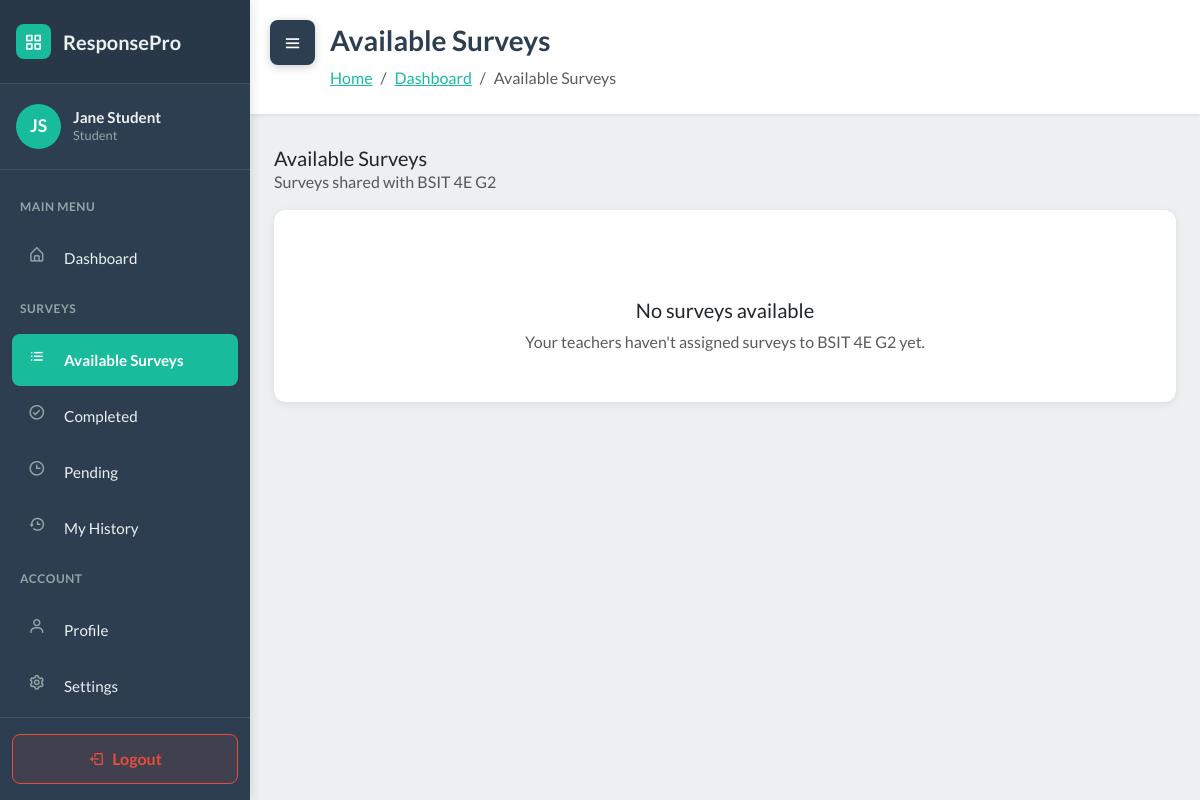
The app's page /student/surveys/ (signed in), older data.
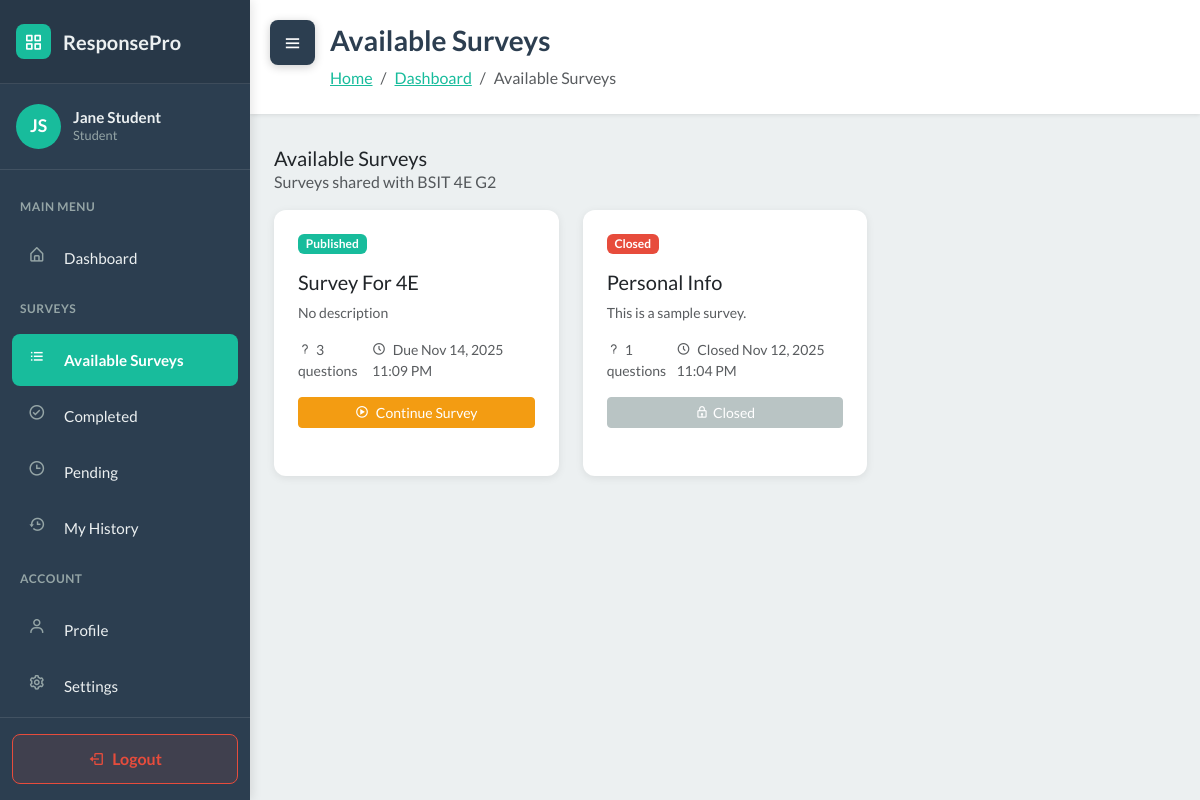
The same page, newer data.
### WebSurvey/models.py (models this page shows, shortened)
class Section(models.Model):
    name = models.CharField(max_length=150)
    teacher = models.ForeignKey('User', on_delete=models.CASCADE, related_name='sections')

class Survey(models.Model):
    STATUS_CHOICES = [
        ('draft', 'Draft'),
        ('published', 'Published'),
        ('closed', 'Closed'),
    ]
    title = models.CharField(max_length=255)
    description = models.TextField(blank=True)
    teacher = models.ForeignKey(User, on_delete=models.CASCADE, related_name='surveys')
    sections = models.ManyToManyField(Section, blank=True, related_name='surveys')
    status = models.CharField(max_length=20, choices=STATUS_CHOICES, default='draft')
    total_points = models.IntegerField(default=0)
    time_limit = models.IntegerField(null=True, blank=True, help_text="Time limit in minutes")
    due_date = models.DateTimeField(null=True, blank=True)
    created_at = models.DateTimeField(auto_now_add=True)
    updated_at = models.DateTimeField(auto_now=True)
    class Meta:
        ordering = ['-created_at']

### WebSurvey/views.py (the view)
# urls.py: path('student/surveys/', views.student_available_surveys, name='student_available_surveys'),
@login_required
def student_available_surveys(request):
    if request.user.role != 'student':
        messages.error(request, 'Only students can access this page.')
        return redirect('dashboard')
    context = {'user': request.user}
    context.update(_get_student_survey_data(request.user))
    return render(request, 'student_available_surveys.html', context)

### WebSurvey/services.py (called while the page is built)
def auto_close_due_surveys():
    now = timezone.now()
    overdue_ids = []
    for survey in Survey.objects.filter(status='published', due_date__isnull=False):
        due = survey.due_date
        if due is None:
            continue
        if timezone.is_naive(due):
            due = timezone.make_aware(due, timezone.get_current_timezone())
        if due <= now:
            overdue_ids.append(survey.id)
    if overdue_ids:
        Survey.objects.filter(id__in=overdue_ids).update(status='closed')
    return now

### WebSurvey/templates/student_available_surveys.html (shortened to what the changed rows need)
<!DOCTYPE html>
{% load static %}
<html data-bs-theme="light" lang="en">
<head>
    <link rel="stylesheet" href="https://cdn.jsdelivr.net/npm/bootswatch@5.3.6/dist/flatly/bootstrap.min.css">
    <link rel="stylesheet" href="https://cdn.jsdelivr.net/npm/boxicons@latest/css/boxicons.min.css">
    <link rel="stylesheet" href="https://cdnjs.cloudflare.com/ajax/libs/font-awesome/4.7.0/css/font-awesome.min.css">
    <link rel="stylesheet" href="{% static 'css/dashboard-sidebar.css' %}">
    <link rel="stylesheet" href="{% static 'css/bss-overrides.css' %}">
</head>
<body>
    <main class="dashboard-content" id="mainContent">
        <div class="content-header">
            <h1>Available Surveys</h1>
        </div>
        <div class="container-fluid px-4 pb-5">
            {% if not student_section %}
            <div class="row">
                <div class="col-12">
                    <div class="dashboard-card text-center py-5">
                        <i class="bx bx-user-x" style="font-size: 4rem; opacity: 0.3;"></i>
                        <h5 class="mt-3 mb-2">No Section Assigned</h5>
                        <p class="text-muted mb-0">Please contact your teacher so you can be added to a section and start answering surveys.</p>
                    </div>
                </div>
            </div>
            {% else %}
            <div class="row">
                <div class="col-12">
                    <div class="d-flex justify-content-between align-items-center mb-3">
                        <div>
                            <h5 class="mb-0">Available Surveys</h5>
                            <p class="text-muted mb-0">Surveys shared with {{ student_section.name }}</p>
                        </div>
                    </div>
                </div>
            </div>
            <div class="row">
                {% for survey in available_surveys %}
                <div class="col-md-6 col-lg-4 mb-4">
                    <div class="dashboard-card h-100">
                        <div class="d-flex justify-content-between align-items-start mb-3">
                            <span class="badge
                                {% if survey.is_overdue or survey.is_closed %}bg-danger
                                {% elif survey.status == 'published' %}bg-success
                                {% elif survey.status == 'draft' %}bg-secondary
                                {% else %}bg-warning{% endif %}">
                                {% if survey.is_overdue or survey.is_closed %}Closed{% else %}{{ survey.get_status_display }}{% endif %}
                            </span>
                        </div>
                        <h5 class="mb-2">{{ survey.title }}</h5>
                        <p class="text-muted small mb-3">
                            {{ survey.description|truncatewords:15|default:"No description" }}
                        </p>
                        <div class="d-flex justify-content-between text-muted small mb-3">
                            <span><i class="bx bx-question-mark me-1"></i>{{ survey.questions.all|length }} questions</span>
                            <span>
                                <i class="bx bx-time-five me-1"></i>
                                {% if survey.due_date %}
                                    {% if survey.is_overdue or survey.is_closed %}
                                        Closed {{ survey.due_date|date:"M d, Y g:i A" }}
                                    {% else %}
                                        Due {{ survey.due_date|date:"M d, Y g:i A" }}
                                    {% endif %}
                                {% else %}
                                    {{ survey.created_at|date:"M d, Y" }}
                                {% endif %}
                            </span>
                        </div>
                        <div class="d-grid gap-2">
                            {% if survey.is_overdue or survey.is_closed %}
                                <a href="#"
                                   class="btn btn-secondary btn-sm disabled"
                                   aria-disabled="true">
                                    <i class="bx bx-lock me-1"></i>Closed
                                </a>
                            {% else %}
                                <a href="{% url 'take_survey' survey.id %}"
                                   class="btn {% if survey.is_draft %}btn-warning{% else %}btn-primary{% endif %} btn-sm">
                                    <i class="bx bx-play-circle me-1"></i>
                                    {% if survey.is_draft %}Continue Survey{% else %}Take Survey{% endif %}
                                </a>
                            {% endif %}
                        </div>
                    </div>
                </div>
                {% empty %}
                <div class="col-12">
                    <div class="dashboard-card text-center py-5">
                        <h5 class="mt-3 mb-2">No surveys available</h5>
                        <p class="text-muted mb-0">Your teachers haven't assigned surveys to {{ student_section.name }} yet.</p>
                    </div>
                </div>
                {% endfor %}
            </div>
            {% endif %}
        </div>
    </main>
</body>
</html>

Row changes from the older to the newer data that the page shows:
shown differently, row unchanged: Section "BSIT 4E G2": name "BSIT 4E G2" → (not shown)
added Survey: status "Published", title "Survey For 4E", description "No description", questions.all|length "3", due_date "Nov 14, 2025 11:09 PM", shows "Continue Survey"
now on this page (row edited): Survey: shows "Closed", title "Personal Info", description "This is a sample survey.", questions.all|length "1", due_date "Nov 12, 2025 11:04 PM"
Text that changed along with them:
text no longer shown: "No surveys available Your teachers haven't assigned surveys to yet."
